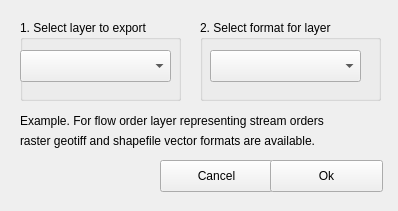
<?xml version="1.0" encoding="UTF-8"?>
<ui version="4.0">
 <class>Form</class>
 <widget class="QWidget" name="Form">
  <property name="geometry">
   <rect>
    <x>0</x>
    <y>0</y>
    <width>398</width>
    <height>211</height>
   </rect>
  </property>
  <property name="windowTitle">
   <string>Form</string>
  </property>
  <widget class="QPushButton" name="CancelBnt">
   <property name="geometry">
    <rect>
     <x>160</x>
     <y>160</y>
     <width>113</width>
     <height>32</height>
    </rect>
   </property>
   <property name="text">
    <string>Cancel</string>
   </property>
  </widget>
  <widget class="QPushButton" name="OKbnt">
   <property name="geometry">
    <rect>
     <x>270</x>
     <y>160</y>
     <width>113</width>
     <height>32</height>
    </rect>
   </property>
   <property name="text">
    <string>Ok</string>
   </property>
  </widget>
  <widget class="QGroupBox" name="groupBox">
   <property name="geometry">
    <rect>
     <x>20</x>
     <y>20</y>
     <width>161</width>
     <height>81</height>
    </rect>
   </property>
   <property name="title">
    <string>1. Select layer to export</string>
   </property>
   <widget class="QComboBox" name="list1">
    <property name="geometry">
     <rect>
      <x>0</x>
      <y>30</y>
      <width>151</width>
      <height>32</height>
     </rect>
    </property>
   </widget>
  </widget>
  <widget class="QGroupBox" name="groupBox_2">
   <property name="geometry">
    <rect>
     <x>200</x>
     <y>20</y>
     <width>181</width>
     <height>81</height>
    </rect>
   </property>
   <property name="title">
    <string>2. Select format for layer</string>
   </property>
   <widget class="QComboBox" name="list2">
    <property name="geometry">
     <rect>
      <x>10</x>
      <y>30</y>
      <width>151</width>
      <height>32</height>
     </rect>
    </property>
   </widget>
  </widget>
  <widget class="QLabel" name="label">
   <property name="geometry">
    <rect>
     <x>20</x>
     <y>110</y>
     <width>361</width>
     <height>21</height>
    </rect>
   </property>
   <property name="text">
    <string>Example. For flow order layer representing stream orders</string>
   </property>
  </widget>
  <widget class="QLabel" name="label_2">
   <property name="geometry">
    <rect>
     <x>20</x>
     <y>130</y>
     <width>350</width>
     <height>21</height>
    </rect>
   </property>
   <property name="text">
    <string>raster geotiff and shapefile vector formats are available.</string>
   </property>
  </widget>
 </widget>
 <resources/>
 <connections/>
</ui>
